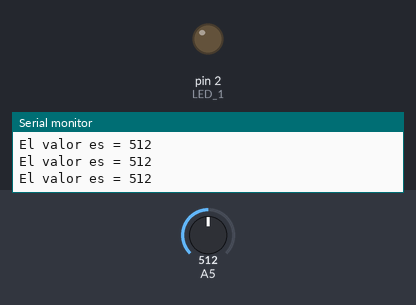
Bench run of a sketch on a simulated Arduino Uno, built with avr-gcc and run on an emulated ATmega328P. Shown: output pins drawn as LEDs (lit = HIGH), the last lines printed to the serial monitor. The inputs (shaded band) are chosen by the test bench; at power-on: A5 = 512.

Above: at 1.2 s.
1.3 s: A5 set to 464
4.3 s: A5 set to 447
At 5.3 s:
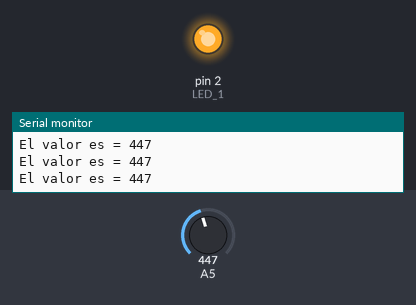
5.8 s: A5 set to 465
At 6.5 s:
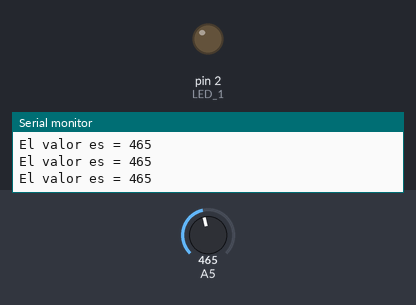
7.3 s: A5 set to 445
At 7.7 s:
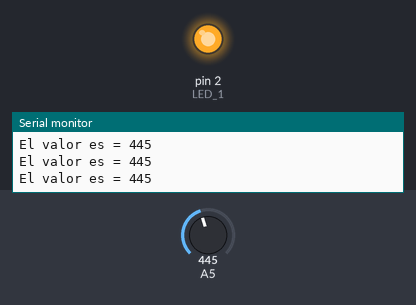
Timing chart, 0 to 9.8 s (numbered marks = the images above; inputs shaded):
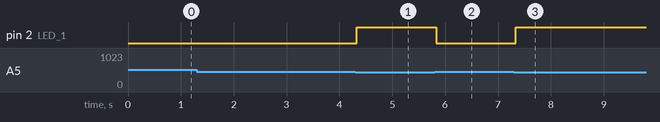

Measured:
- the behaviour switches between 456 and 455 on A5 (found by bisection; images 0 and 1)
- after the input at 4.3 s, pin 2 (LED_1): LOW → HIGH at once
- after the input at 5.8 s, pin 2 (LED_1): HIGH → LOW at once
- after the input at 7.3 s, pin 2 (LED_1): LOW → HIGH at once

The sketch:

prueva_un_let_potensiometro.ino
```cpp
long valor;
int LED_1 = 2;
void setup() {
  Serial.begin(9600);
  Serial.println("Inicio de sketch - valores del potenciómetro");
  pinMode(LED_1, OUTPUT);
}
void loop() {
  // leemos del pin A5 valor
  valor = analogRead(A5);
  //Imprimimos por el monitor serie
  Serial.print("El valor es = ");
  Serial.println(valor);
  if(valor >= 0 && valor <=455)
  {   digitalWrite(LED_1, HIGH);

       }else{
        digitalWrite(LED_1, LOW);
        }
  }
```
